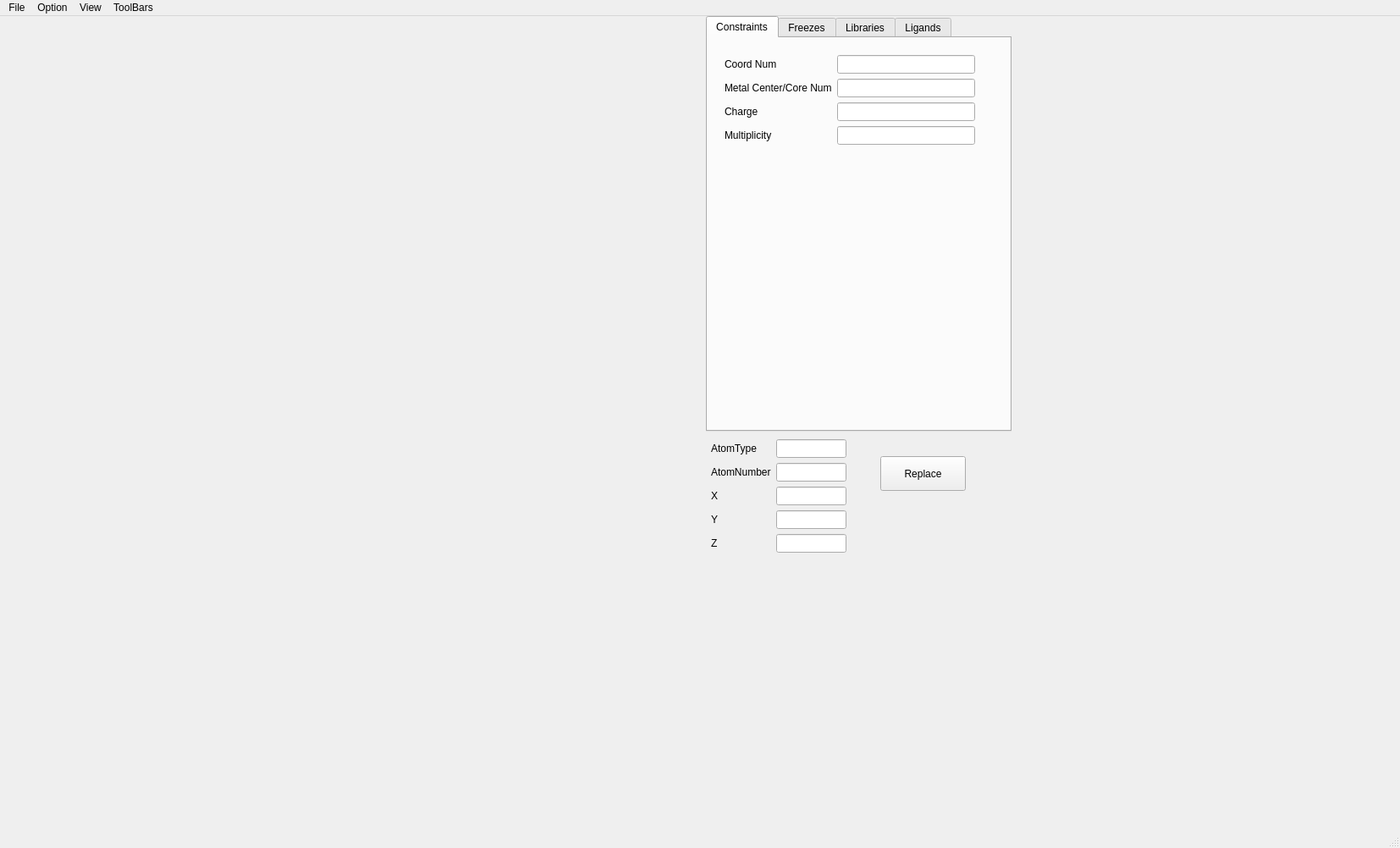
<?xml version="1.0" encoding="UTF-8"?>
<ui version="4.0">
 <class>MainWindow</class>
 <widget class="QMainWindow" name="MainWindow">
  <property name="geometry">
   <rect>
    <x>0</x>
    <y>0</y>
    <width>1654</width>
    <height>1002</height>
   </rect>
  </property>
  <property name="windowTitle">
   <string>MainWindow</string>
  </property>
  <widget class="QWidget" name="centralwidget">
   <widget class="GLViewWidget" name="MoleculeWidget" native="true">
    <property name="geometry">
     <rect>
      <x>20</x>
      <y>10</y>
      <width>801</width>
      <height>761</height>
     </rect>
    </property>
   </widget>
   <widget class="QTabWidget" name="tabWidget">
    <property name="geometry">
     <rect>
      <x>834</x>
      <y>0</y>
      <width>361</width>
      <height>491</height>
     </rect>
    </property>
    <property name="currentIndex">
     <number>0</number>
    </property>
    <widget class="QWidget" name="tab">
     <attribute name="title">
      <string>Constraints</string>
     </attribute>
     <widget class="QWidget" name="formLayoutWidget_2">
      <property name="geometry">
       <rect>
        <x>20</x>
        <y>20</y>
        <width>296</width>
        <height>141</height>
       </rect>
      </property>
      <layout class="QFormLayout" name="formLayout_3">
       <item row="0" column="0">
        <widget class="QLabel" name="coordNumLabel">
         <property name="text">
          <string>Coord Num</string>
         </property>
        </widget>
       </item>
       <item row="0" column="1">
        <widget class="QLineEdit" name="userCoordNum"/>
       </item>
       <item row="1" column="0">
        <widget class="QLabel" name="label_2">
         <property name="text">
          <string>Metal Center/Core Num</string>
         </property>
        </widget>
       </item>
       <item row="1" column="1">
        <widget class="QLineEdit" name="user_mc"/>
       </item>
       <item row="2" column="0">
        <widget class="QLabel" name="chargeLabel">
         <property name="text">
          <string>Charge</string>
         </property>
        </widget>
       </item>
       <item row="2" column="1">
        <widget class="QLineEdit" name="chargeLineEdit"/>
       </item>
       <item row="3" column="0">
        <widget class="QLabel" name="spiLabel">
         <property name="text">
          <string>Multiplicity</string>
         </property>
        </widget>
       </item>
       <item row="3" column="1">
        <widget class="QLineEdit" name="uMultiplicity"/>
       </item>
      </layout>
     </widget>
    </widget>
    <widget class="QWidget" name="tab_3">
     <attribute name="title">
      <string>Freezes</string>
     </attribute>
     <widget class="QLabel" name="frozenLabel">
      <property name="geometry">
       <rect>
        <x>130</x>
        <y>60</y>
        <width>81</width>
        <height>16</height>
       </rect>
      </property>
      <property name="text">
       <string>Frozen Bonds</string>
      </property>
     </widget>
     <widget class="QTableWidget" name="tableWidget">
      <property name="geometry">
       <rect>
        <x>0</x>
        <y>90</y>
        <width>351</width>
        <height>191</height>
       </rect>
      </property>
      <row>
       <property name="text">
        <string>Freeze</string>
       </property>
      </row>
      <column>
       <property name="text">
        <string>Atom 1</string>
       </property>
      </column>
      <column>
       <property name="text">
        <string>Atom 2</string>
       </property>
      </column>
      <column>
       <property name="text">
        <string>Atom 3</string>
       </property>
      </column>
      <column>
       <property name="text">
        <string>Atom 4</string>
       </property>
      </column>
     </widget>
     <widget class="QPushButton" name="newFreezeRow">
      <property name="geometry">
       <rect>
        <x>50</x>
        <y>300</y>
        <width>75</width>
        <height>23</height>
       </rect>
      </property>
      <property name="text">
       <string>New</string>
      </property>
     </widget>
     <widget class="QPushButton" name="removeFreezeRow">
      <property name="geometry">
       <rect>
        <x>190</x>
        <y>300</y>
        <width>81</width>
        <height>23</height>
       </rect>
      </property>
      <property name="text">
       <string>Remove</string>
      </property>
     </widget>
    </widget>
    <widget class="QWidget" name="tab_2">
     <attribute name="title">
      <string>Libraries</string>
     </attribute>
     <widget class="QTreeWidget" name="fileWidget">
      <property name="geometry">
       <rect>
        <x>40</x>
        <y>30</y>
        <width>181</width>
        <height>361</height>
       </rect>
      </property>
      <column>
       <property name="text">
        <string notr="true">1</string>
       </property>
      </column>
     </widget>
    </widget>
    <widget class="QWidget" name="tab_4">
     <attribute name="title">
      <string>Ligands</string>
     </attribute>
     <widget class="GLViewWidget" name="LigandWidget" native="true">
      <property name="geometry">
       <rect>
        <x>0</x>
        <y>170</y>
        <width>351</width>
        <height>301</height>
       </rect>
      </property>
      <property name="autoFillBackground">
       <bool>false</bool>
      </property>
     </widget>
     <widget class="QWidget" name="formLayoutWidget_3">
      <property name="geometry">
       <rect>
        <x>10</x>
        <y>10</y>
        <width>331</width>
        <height>131</height>
       </rect>
      </property>
      <layout class="QFormLayout" name="formLayout">
       <item row="0" column="0">
        <widget class="QLabel" name="smilesLabel">
         <property name="text">
          <string>Smiles</string>
         </property>
        </widget>
       </item>
       <item row="0" column="1">
        <widget class="QLineEdit" name="smilesLineEdit"/>
       </item>
       <item row="1" column="0">
        <widget class="QLabel" name="showSmilesBelowLabel">
         <property name="text">
          <string>show smiles below</string>
         </property>
        </widget>
       </item>
       <item row="1" column="1">
        <widget class="QCheckBox" name="showSmilesBelowCheckBox"/>
       </item>
       <item row="2" column="0">
        <widget class="QLabel" name="titleLabel">
         <property name="text">
          <string>Title</string>
         </property>
        </widget>
       </item>
       <item row="2" column="1">
        <widget class="QLineEdit" name="titleLineEdit"/>
       </item>
       <item row="3" column="0">
        <widget class="QLabel" name="bondingAtomLabel">
         <property name="text">
          <string>Bonding Atoms</string>
         </property>
        </widget>
       </item>
       <item row="3" column="1">
        <widget class="QLineEdit" name="bondingAtomLineEdit"/>
       </item>
       <item row="4" column="0">
        <widget class="QLabel" name="generateMolFileLabel">
         <property name="text">
          <string>Generate mol file</string>
         </property>
        </widget>
       </item>
       <item row="4" column="1">
        <widget class="QCheckBox" name="generateMolFileCheckBox"/>
       </item>
       <item row="5" column="0">
        <widget class="QLabel" name="generateXyzFileLabel">
         <property name="text">
          <string>Generate xyz file</string>
         </property>
        </widget>
       </item>
       <item row="5" column="1">
        <widget class="QCheckBox" name="generateXyzFileCheckBox"/>
       </item>
      </layout>
     </widget>
     <widget class="QPushButton" name="addNewLigandButton">
      <property name="geometry">
       <rect>
        <x>120</x>
        <y>140</y>
        <width>111</width>
        <height>23</height>
       </rect>
      </property>
      <property name="text">
       <string>Add New Ligand</string>
      </property>
     </widget>
    </widget>
   </widget>
   <widget class="QWidget" name="formLayoutWidget">
    <property name="geometry">
     <rect>
      <x>840</x>
      <y>500</y>
      <width>160</width>
      <height>170</height>
     </rect>
    </property>
    <layout class="QFormLayout" name="formLayout_2">
     <item row="0" column="0">
      <widget class="QLabel" name="atomTypeLabel">
       <property name="text">
        <string>AtomType</string>
       </property>
      </widget>
     </item>
     <item row="0" column="1">
      <widget class="QLineEdit" name="atomTypeLineEdit"/>
     </item>
     <item row="1" column="0">
      <widget class="QLabel" name="atomNumberLabel">
       <property name="text">
        <string>AtomNumber</string>
       </property>
      </widget>
     </item>
     <item row="1" column="1">
      <widget class="QLineEdit" name="atomNumberLineEdit"/>
     </item>
     <item row="2" column="0">
      <widget class="QLabel" name="xLabel">
       <property name="text">
        <string>X</string>
       </property>
      </widget>
     </item>
     <item row="2" column="1">
      <widget class="QLineEdit" name="xLineEdit"/>
     </item>
     <item row="3" column="0">
      <widget class="QLabel" name="yLabel">
       <property name="text">
        <string>Y</string>
       </property>
      </widget>
     </item>
     <item row="4" column="0">
      <widget class="QLabel" name="zLabel">
       <property name="text">
        <string>Z</string>
       </property>
      </widget>
     </item>
     <item row="4" column="1">
      <widget class="QLineEdit" name="zLineEdit"/>
     </item>
     <item row="3" column="1">
      <widget class="QLineEdit" name="yLineEdit"/>
     </item>
    </layout>
   </widget>
   <widget class="QPushButton" name="pushButton_2">
    <property name="geometry">
     <rect>
      <x>1040</x>
      <y>520</y>
      <width>101</width>
      <height>41</height>
     </rect>
    </property>
    <property name="text">
     <string>Replace</string>
    </property>
   </widget>
  </widget>
  <widget class="QMenuBar" name="menubar">
   <property name="geometry">
    <rect>
     <x>0</x>
     <y>0</y>
     <width>1654</width>
     <height>21</height>
    </rect>
   </property>
   <widget class="QMenu" name="menuFile">
    <property name="title">
     <string>File</string>
    </property>
    <addaction name="actionLoad_Molecule"/>
   </widget>
   <widget class="QMenu" name="menuOption">
    <property name="title">
     <string>Option</string>
    </property>
   </widget>
   <widget class="QMenu" name="menuView">
    <property name="title">
     <string>View</string>
    </property>
    <addaction name="actionViewAtom_num"/>
   </widget>
   <widget class="QMenu" name="menuToolBars">
    <property name="title">
     <string>ToolBars</string>
    </property>
    <addaction name="actionSelect_Multiple"/>
   </widget>
   <addaction name="menuFile"/>
   <addaction name="menuOption"/>
   <addaction name="menuView"/>
   <addaction name="menuToolBars"/>
  </widget>
  <widget class="QStatusBar" name="statusbar"/>
  <action name="actionLoad_Molecule">
   <property name="text">
    <string>Load Molecule</string>
   </property>
  </action>
  <action name="actionViewAtom_num">
   <property name="text">
    <string>Atom Number</string>
   </property>
  </action>
  <action name="actionSelect_Multiple">
   <property name="text">
    <string>Select Multiple</string>
   </property>
  </action>
 </widget>
 <customwidgets>
  <customwidget>
   <class>GLViewWidget</class>
   <extends>QWidget</extends>
   <header>pyqtgraph.opengl</header>
   <container>1</container>
  </customwidget>
 </customwidgets>
 <resources/>
 <connections/>
</ui>
